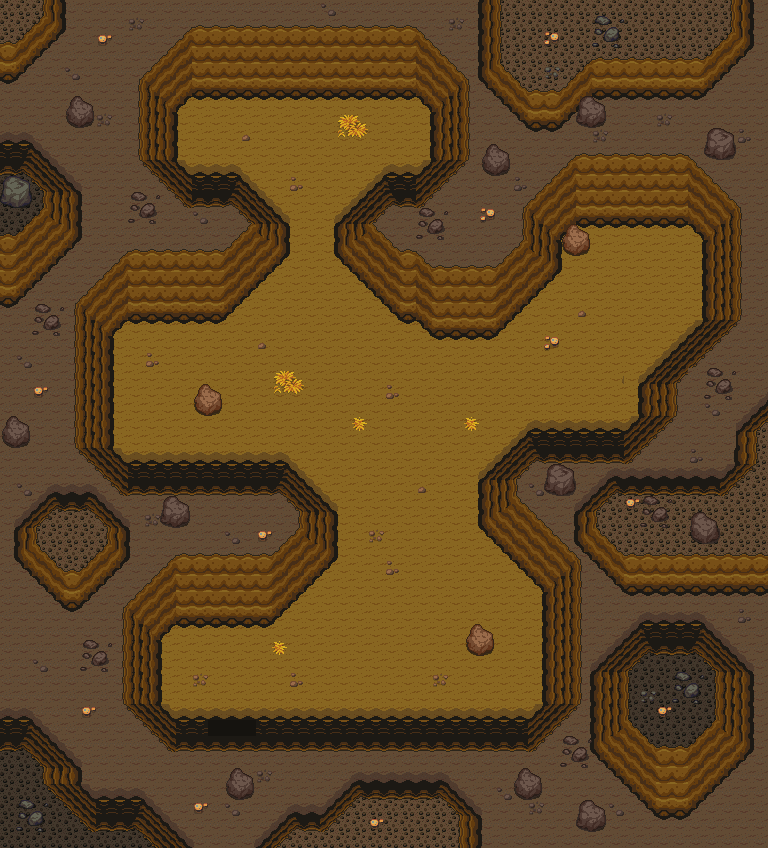

This game map was drawn from its Tiled (.tmx) file and the tilesets committed beside it. A one-line description and the trimmed map source follow:
An orthogonal 48x53 tile map with 16x16 px tiles, 7 tile layers (ground0, ground1, wall0, wall1, ...), 2 hidden layers not drawn, 9 tilesets.

<map version="1.0" orientation="orthogonal" renderorder="right-down" width="48" height="53" tilewidth="16" tileheight="16">
 <tileset firstgid="1" name="1" tilewidth="16" tileheight="16">
  <image source="../../tileset/v1.3/1.png" width="800" height="800" />
 </tileset>
 <tileset firstgid="2501" name="2" tilewidth="16" tileheight="16">
  <image source="../../tileset/v1.3/2.png" width="800" height="800" />
 </tileset>
 <tileset firstgid="5001" name="3" tilewidth="16" tileheight="16">
  <image source="../../tileset/v1.3/3.png" width="800" height="800" />
 </tileset>
 <tileset firstgid="7501" name="4" tilewidth="16" tileheight="16">
  <image source="../../tileset/v1.3/4.png" width="800" height="800" />
 </tileset>
 <tileset firstgid="10001" name="5" tilewidth="16" tileheight="16">
  <image source="../../tileset/v1.3/5.png" width="800" height="800" />
 </tileset>
 <tileset firstgid="12501" name="6" tilewidth="16" tileheight="16">
  <image source="../../tileset/v1.3/6.png" width="800" height="800" />
 </tileset>
 <tileset firstgid="15001" name="7" tilewidth="16" tileheight="16">
  <image source="../../tileset/v1.3/7.png" width="800" height="800" />
 </tileset>
 <tileset firstgid="17501" name="8" tilewidth="16" tileheight="16">
  <image source="../../tileset/v1.3/8.png" width="800" height="800" />
 </tileset>
 <tileset firstgid="20001" name="9" tilewidth="16" tileheight="16">
  <image source="../../tileset/v1.3/9.png" width="800" height="800" />
 </tileset>
 <layer name="ground0" width="48" height="53">
  <data>[2544 cells, 2544 non-empty, 6 distinct tile ids]</data>
 </layer>
 <layer name="ground1" width="48" height="53">
  <data>[2544 cells, 0 non-empty, 0 distinct tile ids]</data>
 </layer>
 <layer name="wall0" width="48" height="53">
  <data>[2544 cells, 1223 non-empty, 240 distinct tile ids]</data>
 </layer>
 <layer name="wall1" width="48" height="53">
  <data>[2544 cells, 759 non-empty, 262 distinct tile ids]</data>
 </layer>
 <layer name="deco0" width="48" height="53">
  <data>[2544 cells, 140 non-empty, 34 distinct tile ids]</data>
 </layer>
 <layer name="deco1" width="48" height="53">
  <data>[2544 cells, 12 non-empty, 4 distinct tile ids]</data>
 </layer>
 <layer name="ABOVE_OVERWRITE" width="48" height="53" opacity="0.9">
  <data>[2544 cells, 0 non-empty, 0 distinct tile ids]</data>
 </layer>
 <layer name="COLLISION_OVERWRITE" visible="0" width="48" height="53">
  <data>[2544 cells, 0 non-empty, 0 distinct tile ids]</data>
 </layer>
 <layer name="SPOT" visible="0" width="48" height="53">
  <data>[2544 cells, 18 non-empty, 11 distinct tile ids]</data>
 </layer>
</map>
